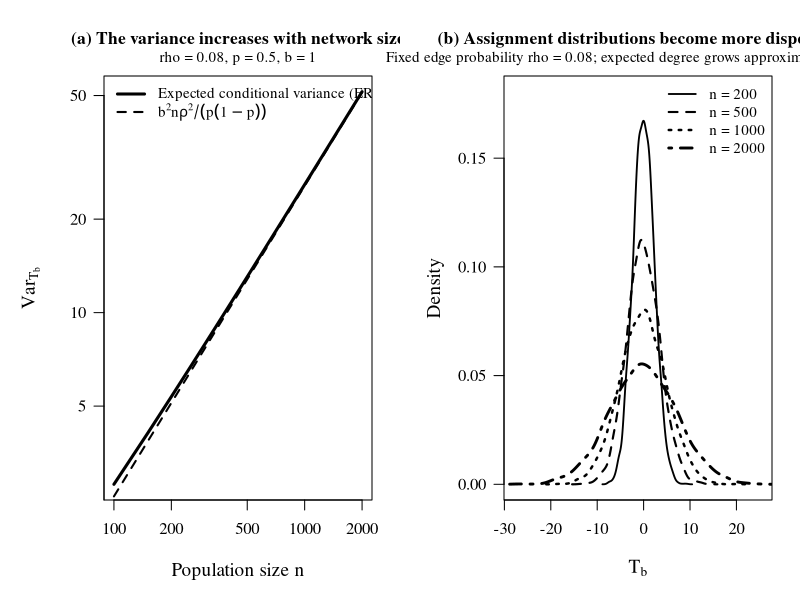

Here is the R script that generated this plot:
# Illustrating the variance explosion of the natural indirect-effect estimator
#
# Model:
#   Y_i = b + epsilon_i
#   T_b = b / {n p (1-p)} * sum_j N_j (Z_j - p)
#
# The figure has two panels:
#   (1) The expected conditional variance over an Erdos-Renyi G(n, rho) graph.
#   (2) Assignment distributions of T_b for several graph sizes, conditional
#       on one simulated Erdos-Renyi degree sequence at each size.
#
# Only base R is required.

set.seed(2026)

# Resolve the project root from an optional command-line argument or the
# location of this script, so figures are saved in the project output tree.
script_args <- commandArgs(trailingOnly = TRUE)
all_args <- commandArgs()
file_arg <- grep("^--file=", all_args, value = TRUE)
project_root <- if (length(script_args) > 0) {
  normalizePath(script_args[1], mustWork = TRUE)
} else if (length(file_arg) > 0) {
  normalizePath(file.path(dirname(sub("^--file=", "", file_arg[1])), ".."),
                mustWork = TRUE)
} else {
  normalizePath(getwd(), mustWork = TRUE)
}
figure_dir <- file.path(project_root, "figures", "academic")
dir.create(figure_dir, recursive = TRUE, showWarnings = FALSE)

# -----------------------------
# 1. Parameters
# -----------------------------
p <- 0.5
b <- 1
rho <- 0.08                 # fixed edge probability: expected degree is about n*rho
n_grid <- seq(100, 2000, by = 50)
n_show <- c(200, 500, 1000, 2000)
B <- 6000                   # number of treatment-assignment draws per displayed n

# -----------------------------
# 2. Theoretical variance curve
# -----------------------------
# For G(n, rho), D_i ~ Binomial(n-1, rho), hence
# E[D_i^2] = (n-1)rho(1-rho) + (n-1)^2 rho^2.
# Since Var_Z(T_b | A) = b^2/[n^2 p(1-p)] * sum_i D_i^2,
# this is the expected conditional variance over the random graph.
expected_sum_degree_sq <- function(n, rho) {
  n * ((n - 1) * rho * (1 - rho) + (n - 1)^2 * rho^2)
}

var_exact_mean <- b^2 * expected_sum_degree_sq(n_grid, rho) /
  (n_grid^2 * p * (1 - p))

# Leading-order approximation when n*rho is large:
# Var(T_b) ~ b^2 * n * rho^2 / [p(1-p)].
var_leading <- b^2 * n_grid * rho^2 / (p * (1 - p))

# -----------------------------
# 3. Helper: simulate an ER degree sequence
# -----------------------------
er_degree_sequence <- function(n, rho) {
  degree <- integer(n)
  for (i in seq_len(n - 1L)) {
    # Edges from node i to nodes i+1,...,n
    edges <- rbinom(n - i, size = 1, prob = rho)
    degree[i] <- degree[i] + sum(edges)
    if (any(edges == 1L)) {
      neighbors <- which(edges == 1L) + i
      degree[neighbors] <- degree[neighbors] + 1L
    }
  }
  degree
}

# -----------------------------
# 4. Simulate T_b under treatment randomization
# -----------------------------
# For each n, first draw one ER graph (through its exact degree sequence).
# Then repeatedly randomize treatments, keeping that graph fixed.
# This displays the assignment variability conditional on a realized graph.
T_draws <- vector("list", length(n_show))
names(T_draws) <- as.character(n_show)
conditional_vars <- numeric(length(n_show))

for (k in seq_along(n_show)) {
  n <- n_show[k]
  deg <- er_degree_sequence(n, rho)

  # Exact conditional variance for this realized graph.
  conditional_vars[k] <- b^2 * sum(deg^2) / (n^2 * p * (1 - p))

  # Rows are independent treatment assignments; columns are individuals.
  Z <- matrix(rbinom(B * n, size = 1, prob = p), nrow = B, ncol = n)
  centered_weighted_sum <- as.vector(Z %*% deg) - p * sum(deg)
  T_draws[[k]] <- b * centered_weighted_sum / (n * p * (1 - p))
}

# -----------------------------
# 5. Produce the figure
# -----------------------------
out_file <- file.path(figure_dir, "indirect_variance_explosion.png")
png(filename = out_file, width = 2200, height = 1050, res = 180)
par(mfrow = c(1, 2), mar = c(5.0, 5.2, 3.8, 1.4),
    mgp = c(3.0, 0.9, 0), las = 1, family = "serif")

# Panel A: variance growth
plot(n_grid, var_exact_mean, type = "l", lwd = 3,
     log = "xy", xlab = "Population size n",
     ylab = expression(Var[T[b]]),
     main = "(a) The variance increases with network size",
     cex.main = 1.05, cex.lab = 1.15, cex.axis = 1.0)
lines(n_grid, var_leading, lwd = 2, lty = 2)
legend("topleft",
       legend = c("Expected conditional variance (ER graph)",
                  expression(b^2*n*rho^2/(p*(1-p)))),
       lty = c(1, 2), lwd = c(3, 2), bty = "n", cex = 0.9)
mtext(paste0("rho = ", rho, ", p = ", p, ", b = ", b),
      side = 3, line = 0.5, cex = 0.9)

# Panel B: empirical distributions for increasing n
line_types <- seq_along(n_show)
line_widths <- c(1.8, 2.1, 2.4, 2.8)
# Draw densities and determine a common vertical scale.
densities <- lapply(T_draws, density, n = 512)
y_max <- max(vapply(densities, function(d) max(d$y), numeric(1)))
plot(NULL, xlim = range(unlist(T_draws)), ylim = c(0, y_max * 1.08),
     xlab = expression(T[b]), ylab = "Density",
     main = "(b) Assignment distributions become more dispersed",
     cex.main = 1.05, cex.lab = 1.15, cex.axis = 1.0)
for (k in seq_along(densities)) {
  lines(densities[[k]], lty = line_types[k], lwd = line_widths[k])
}
legend("topright",
       legend = paste0("n = ", n_show),
       lty = line_types, lwd = line_widths,
       bty = "n", cex = 0.9)

mtext(paste0("Fixed edge probability rho = ", rho,
               "; expected degree grows approximately as n*rho"),
      side = 3, line = 0.5, cex = 0.9)

dev.off()

# -----------------------------
# 6. Print a compact numerical check
# -----------------------------
results <- data.frame(
  n = n_show,
  expected_degree = (n_show - 1) * rho,
  theoretical_mean_variance = b^2 * expected_sum_degree_sq(n_show, rho) /
    (n_show^2 * p * (1 - p)),
  realized_graph_variance = conditional_vars,
  simulated_variance = vapply(T_draws, var, numeric(1))
)
print(results, row.names = FALSE)
cat("\nFigure saved to:", normalizePath(out_file), "\n")
